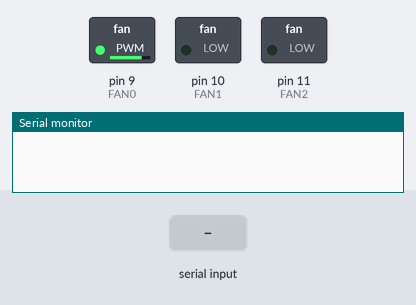
The sketch below on a simulated Arduino Uno, built with avr-gcc and run on an emulated ATmega328P. On the bench: switched loads named in the sketch (green lamp = pin HIGH), the last lines printed to the serial monitor. The test bench sets the inputs (shaded band).

Above: at 0.01 s.
At 1.2 s:
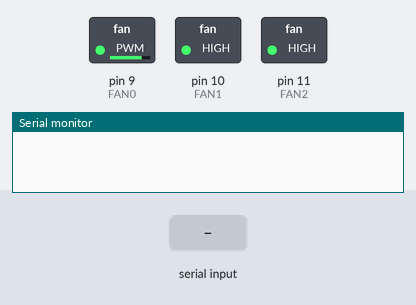
1.3 s: "Z90\n" received over Serial
At 2.3 s:
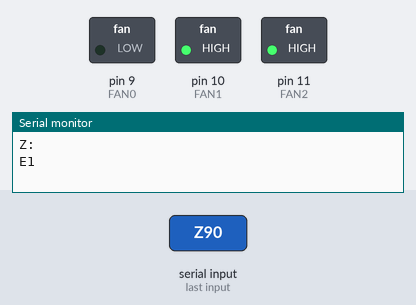
3.0 s: "O90\n" received over Serial
5.0 s: "T90\n" received over Serial
Timing chart, 0 to 8.0 s (numbered marks = the images above; inputs shaded):
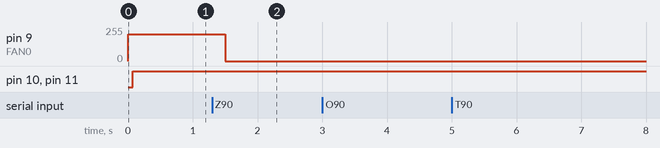

The sketch:

fankontrol.ino
```cpp
// pin definitions
#define FAN0 9
#define FAN1 10
#define FAN2 11
#define FAN0INT 2
#define FAN1INT 3
//#define FAN2INT hahadieiserniet
//max value for soft pwm
#define PWMCYC 3000

//For the soft PWM (fan0 has normal pwm)
int fanCount1 = 0;
int fanComp1 = PWMCYC;
int fanCount2 = 0;
int fanComp2 = PWMCYC;

//Serial communication
char incomingByte = 0;
String inString = "";

void setup() {
  cli();
  //set timer2 interrupt
  TCCR2A = 0;// set entire TCCR2A register to 0
  TCCR2B = 0;// same for TCCR2B
  TCNT2  = 0;//initialize counter value to 0
  // set compare match register for 1khz increments
  OCR2A = 5;//249 = (16*10^6) / (1000*64) - 1 (must be <256)
  // turn on CTC mode
  TCCR2A |= (1 << WGM21);
  // Set CS22 bit for 64 prescaler
  TCCR2B |= (1 << CS22);
  // enable timer compare interrupt
  TIMSK2 |= (1 << OCIE2A);
  sei();

  pinMode(FAN0, OUTPUT);
  pinMode(FAN1, OUTPUT);
  pinMode(FAN2, OUTPUT);

  pinMode(FAN0INT, INPUT);
  pinMode(FAN1INT, INPUT);
  digitalWrite(FAN0INT,HIGH);
  digitalWrite(FAN1INT,HIGH);

  analogWrite(FAN0, 200);

  Serial.begin(9600);
}

ISR(TIMER2_COMPA_vect) {
  //Do slow manual PWM kinda thing
  if (fanCount1 == fanComp1) {
    digitalWrite(FAN1, LOW);
  }
  if (fanCount1 > PWMCYC) {
    digitalWrite(FAN1, HIGH);
    fanCount1 = 0;
  }

  if (fanCount2 == fanComp2) {
    digitalWrite(FAN2, LOW);
  }
  if (fanCount2 > PWMCYC) {
    digitalWrite(FAN2, HIGH);
    fanCount2 = 0;
  }

  fanCount1++;
  fanCount2++;
}


void loop() {
  int rpm;

  cli();
  while (Serial.available() > 0) {
    incomingByte = Serial.read();
    if (isDigit(incomingByte))
      inString += incomingByte;
    else{
      switch (incomingByte){
        case 'Z'://Fan (Z)ero: write to fan0
          analogWrite(FAN0,inString.toInt());
          Serial.print("Z:");
          Serial.println(inString);
        break;
        case 'O'://Fan (O)ne: write to fan1
          fanComp1 = inString.toInt();
          Serial.print("O:");
          Serial.println(fanComp1);
        break;
        case 'T'://Fan (T)wo: write to fan2
          fanComp2 = inString.toInt();
          Serial.print("T:");
          Serial.println(fanComp2);
        break;
        case 'W'://W command: (W)hat is the device? Respond with ID
          Serial.println("1337");
        break;
        case 'R'://R command: (R)PM of a fan.
          rpm = getRpm(inString.toInt());
          Serial.print("R:");
          Serial.println(rpm);
        break;
        default://Invalid command: empty buffer and carry on (Error E1)
          Serial.println("E1");
        break;
      }
      inString = "";
    }
  }
  sei();

  delay(500);
}

int getRpm(int fan) {
  unsigned long pulseDuration;
  unsigned int rpm = 0;

  //Fan2 doesn't have rpm sensor (not enough external interrupt pins)
  for(int i = 0; i < 5; i++){
    switch (fan){
      case 0:
        pulseDuration = pulseIn(FAN0INT, LOW);
        break;
      case 1:
        pulseDuration = pulseIn(FAN1INT, LOW);
        break;
      default:
        return 0;
    }

    double frequency = 1000000/pulseDuration;
    rpm+= frequency;
    delay(75);
  }
  return rpm/2*60/5;
}
```

Measured:
- after the input at 1.3 s, pin 9 (FAN0): 200/255 → 0/255 after 0.20 s
